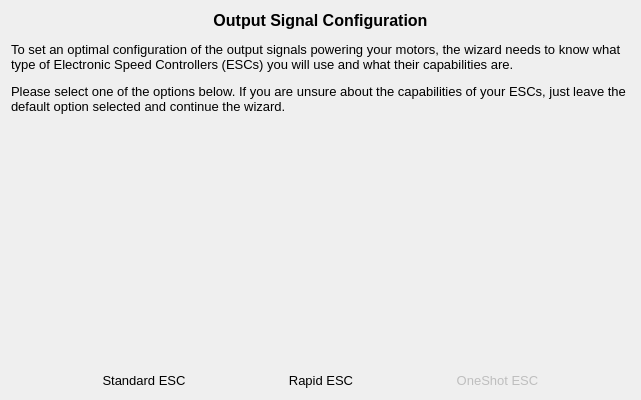
<?xml version="1.0" encoding="UTF-8"?>
<ui version="4.0">
 <class>EscPage</class>
 <widget class="QWizardPage" name="EscPage">
  <property name="geometry">
   <rect>
    <x>0</x>
    <y>0</y>
    <width>641</width>
    <height>400</height>
   </rect>
  </property>
  <property name="windowTitle">
   <string>WizardPage</string>
  </property>
  <layout class="QVBoxLayout" name="verticalLayout">
   <item>
    <widget class="QLabel" name="label">
     <property name="text">
      <string>&lt;!DOCTYPE HTML PUBLIC &quot;-//W3C//DTD HTML 4.0//EN&quot; &quot;http://www.w3.org/TR/REC-html40/strict.dtd&quot;&gt;
&lt;html&gt;&lt;head&gt;&lt;meta name=&quot;qrichtext&quot; content=&quot;1&quot; /&gt;&lt;style type=&quot;text/css&quot;&gt;
p, li { white-space: pre-wrap; }
&lt;/style&gt;&lt;/head&gt;&lt;body style=&quot; font-family:'Cantarell'; font-size:11pt; font-weight:400; font-style:normal;&quot;&gt;
&lt;p align=&quot;center&quot; style=&quot; margin-top:12px; margin-bottom:12px; margin-left:0px; margin-right:0px; -qt-block-indent:0; text-indent:0px;&quot;&gt;&lt;span style=&quot; font-family:'MS Shell Dlg 2'; font-size:12pt; font-weight:600;&quot;&gt;Output Signal Configuration&lt;/span&gt;&lt;/p&gt;
&lt;p style=&quot; margin-top:12px; margin-bottom:12px; margin-left:0px; margin-right:0px; -qt-block-indent:0; text-indent:0px;&quot;&gt;&lt;span style=&quot; font-family:'MS Shell Dlg 2'; font-size:10pt;&quot;&gt;To set an optimal configuration of the output signals powering your motors, the wizard needs to know what type of Electronic Speed Controllers (ESCs) you will use and what their capabilities are.&lt;/span&gt;&lt;/p&gt;
&lt;p style=&quot; margin-top:12px; margin-bottom:12px; margin-left:0px; margin-right:0px; -qt-block-indent:0; text-indent:0px;&quot;&gt;&lt;span style=&quot; font-family:'MS Shell Dlg 2'; font-size:10pt;&quot;&gt;Please select one of the options below. If you are unsure about the capabilities of your ESCs, just leave the default option selected and continue the wizard.&lt;/span&gt;&lt;/p&gt;&lt;/body&gt;&lt;/html&gt;</string>
     </property>
     <property name="alignment">
      <set>Qt::AlignLeading|Qt::AlignLeft|Qt::AlignTop</set>
     </property>
     <property name="wordWrap">
      <bool>true</bool>
     </property>
     <property name="openExternalLinks">
      <bool>true</bool>
     </property>
    </widget>
   </item>
   <item>
    <spacer name="verticalSpacer">
     <property name="orientation">
      <enum>Qt::Vertical</enum>
     </property>
     <property name="sizeHint" stdset="0">
      <size>
       <width>20</width>
       <height>40</height>
      </size>
     </property>
    </spacer>
   </item>
   <item>
    <layout class="QHBoxLayout" name="horizontalLayout">
     <item>
      <widget class="QToolButton" name="defaultESCButton">
       <property name="font">
        <font>
         <pointsize>10</pointsize>
        </font>
       </property>
       <property name="toolTip">
        <string>Standard ESC 50Hz</string>
       </property>
       <property name="styleSheet">
        <string notr="true">QToolButton { border: none }</string>
       </property>
       <property name="text">
        <string>Standard ESC</string>
       </property>
       <property name="icon">
        <iconset resource="../wizardResources.qrc">
         <normaloff>:/setupwizard/resources/bttn-ESC-up.png</normaloff>
         <normalon>:/setupwizard/resources/bttn-ESC-down.png</normalon>:/setupwizard/resources/bttn-ESC-up.png</iconset>
       </property>
       <property name="iconSize">
        <size>
         <width>200</width>
         <height>100</height>
        </size>
       </property>
       <property name="checkable">
        <bool>true</bool>
       </property>
       <property name="checked">
        <bool>false</bool>
       </property>
       <property name="autoExclusive">
        <bool>true</bool>
       </property>
       <property name="toolButtonStyle">
        <enum>Qt::ToolButtonTextUnderIcon</enum>
       </property>
       <property name="autoRaise">
        <bool>true</bool>
       </property>
      </widget>
     </item>
     <item>
      <widget class="QToolButton" name="rapidESCButton">
       <property name="font">
        <font>
         <pointsize>10</pointsize>
        </font>
       </property>
       <property name="toolTip">
        <string>Turbo PWM ESC 400Hz</string>
       </property>
       <property name="styleSheet">
        <string notr="true">QToolButton { border: none }</string>
       </property>
       <property name="text">
        <string>Rapid ESC</string>
       </property>
       <property name="icon">
        <iconset resource="../wizardResources.qrc">
         <normaloff>:/setupwizard/resources/bttn-rapid-up.png</normaloff>
         <normalon>:/setupwizard/resources/bttn-rapid-dwn.png</normalon>:/setupwizard/resources/bttn-rapid-up.png</iconset>
       </property>
       <property name="iconSize">
        <size>
         <width>200</width>
         <height>100</height>
        </size>
       </property>
       <property name="checkable">
        <bool>true</bool>
       </property>
       <property name="checked">
        <bool>true</bool>
       </property>
       <property name="autoExclusive">
        <bool>true</bool>
       </property>
       <property name="toolButtonStyle">
        <enum>Qt::ToolButtonTextUnderIcon</enum>
       </property>
       <property name="autoRaise">
        <bool>true</bool>
       </property>
      </widget>
     </item>
     <item>
      <widget class="QToolButton" name="oneshotESCButton">
       <property name="enabled">
        <bool>false</bool>
       </property>
       <property name="font">
        <font>
         <pointsize>10</pointsize>
        </font>
       </property>
       <property name="toolTip">
        <string>Turbo PWM ESC 400Hz</string>
       </property>
       <property name="styleSheet">
        <string notr="true">QToolButton { border: none }</string>
       </property>
       <property name="text">
        <string>OneShot ESC</string>
       </property>
       <property name="icon">
        <iconset resource="../wizardResources.qrc">
         <normaloff>:/setupwizard/resources/bttn-oneshot-up.png</normaloff>
         <normalon>:/setupwizard/resources/bttn-oneshot-dwn.png</normalon>:/setupwizard/resources/bttn-oneshot-up.png</iconset>
       </property>
       <property name="iconSize">
        <size>
         <width>200</width>
         <height>100</height>
        </size>
       </property>
       <property name="checkable">
        <bool>true</bool>
       </property>
       <property name="checked">
        <bool>false</bool>
       </property>
       <property name="autoExclusive">
        <bool>true</bool>
       </property>
       <property name="toolButtonStyle">
        <enum>Qt::ToolButtonTextUnderIcon</enum>
       </property>
       <property name="autoRaise">
        <bool>true</bool>
       </property>
      </widget>
     </item>
    </layout>
   </item>
  </layout>
 </widget>
 <resources>
  <include location="../wizardResources.qrc"/>
 </resources>
 <connections/>
</ui>
